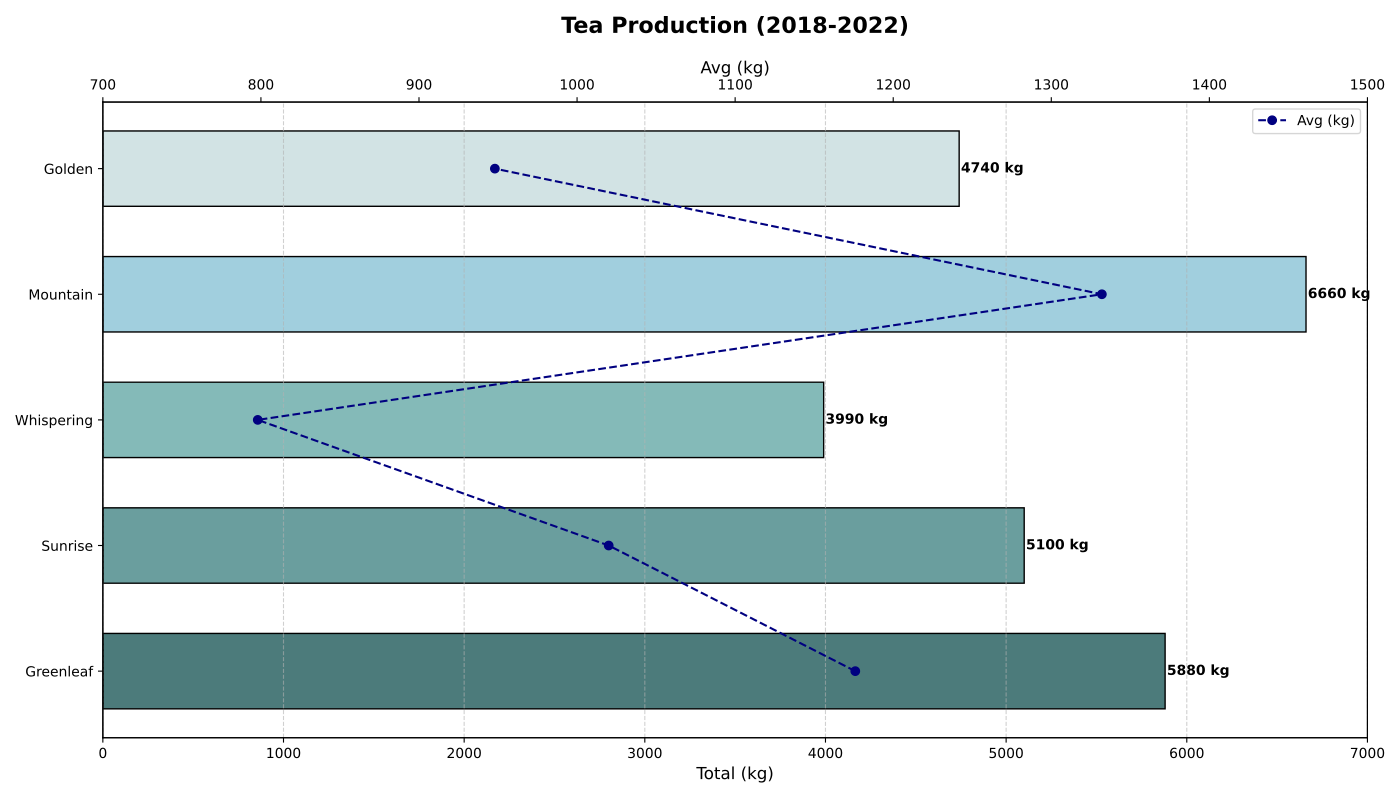

Write the Python code that produced this figure.
import matplotlib.pyplot as plt
import numpy as np

# Tea plantations and their production data
plantations = ['Greenleaf', 'Sunrise', 'Whispering', 'Mountain', 'Golden']
years = ['2018', '2019', '2020', '2021', '2022']

# Randomly altered production data while keeping the original dimensional structure
production_data = np.array([
    [1150, 1100, 1250, 1200, 1180],  # Altered
    [1050, 950, 1100, 980, 1020],    # Altered
    [800, 780, 810, 850, 750],       # Altered
    [1350, 1330, 1300, 1280, 1400],  # Altered
    [920, 890, 1000, 950, 980]       # Altered
])

total_production = np.sum(production_data, axis=1)
average_production = np.mean(production_data, axis=1)

fig, ax1 = plt.subplots(figsize=(14, 8))

colors = ['#4c7b7b', '#6a9e9e', '#84bab8', '#a1cfde', '#d2e3e4']
bars = ax1.barh(plantations, total_production, color=colors, edgecolor='black', height=0.6)

for bar in bars:
    width = bar.get_width()
    ax1.text(width + 10, bar.get_y() + bar.get_height()/2, f'{width} kg', va='center', fontsize=10, fontweight='bold')

ax1.set_title("Tea Production (2018-2022)", fontsize=16, fontweight='bold', pad=20)
ax1.set_xlabel("Total (kg)", fontsize=12)
ax1.xaxis.grid(True, linestyle='--', alpha=0.6)
ax1.set_xlim(0, 7000)

ax2 = ax1.twiny()
ax2.plot(average_production, plantations, color='navy', marker='o', linestyle='--', label='Avg (kg)')
ax2.set_xlabel('Avg (kg)', fontsize=12)
ax2.set_xlim(700, 1500)

ax2.legend(loc='upper right', fontsize=10)
plt.tight_layout()
plt.show()
